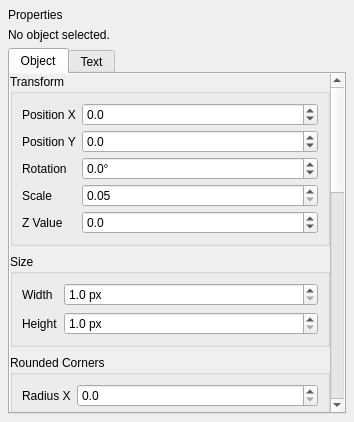
<?xml version="1.0" encoding="UTF-8"?>
<ui version="4.0">
 <class>PropertiesPanelForm</class>
 <widget class="QWidget" name="PropertiesPanelForm">
  <property name="windowTitle">
   <string>Properties</string>
  </property>
  <layout class="QVBoxLayout" name="mainLayout">
   <property name="spacing">
    <number>6</number>
   </property>
   <property name="leftMargin">
    <number>8</number>
   </property>
   <property name="topMargin">
    <number>8</number>
   </property>
   <property name="rightMargin">
    <number>8</number>
   </property>
   <property name="bottomMargin">
    <number>8</number>
   </property>
   <item>
    <widget class="QLabel" name="titleLabel">
     <property name="text">
      <string>Properties</string>
     </property>
     <property name="alignment">
      <set>Qt::AlignLeft|Qt::AlignVCenter</set>
     </property>
    </widget>
   </item>
   <item>
    <widget class="QLabel" name="infoLabel">
     <property name="text">
      <string>No object selected.</string>
     </property>
     <property name="alignment">
      <set>Qt::AlignLeading|Qt::AlignLeft|Qt::AlignTop</set>
     </property>
     <property name="wordWrap">
      <bool>true</bool>
     </property>
    </widget>
   </item>
   <item>
    <widget class="QTabWidget" name="tabWidget">
     <property name="currentIndex">
      <number>0</number>
     </property>
     <widget class="QWidget" name="objectTab">
      <attribute name="title">
       <string>Object</string>
      </attribute>
      <layout class="QVBoxLayout" name="objectTabLayout">
       <property name="spacing">
        <number>0</number>
       </property>
       <property name="leftMargin">
        <number>0</number>
       </property>
       <property name="topMargin">
        <number>0</number>
       </property>
       <property name="rightMargin">
        <number>0</number>
       </property>
       <property name="bottomMargin">
        <number>0</number>
       </property>
       <item>
        <widget class="QScrollArea" name="objectScrollArea">
         <property name="frameShape">
          <enum>QFrame::NoFrame</enum>
         </property>
         <property name="widgetResizable">
          <bool>true</bool>
         </property>
         <widget class="QWidget" name="objectScrollContents">
          <property name="geometry">
           <rect>
            <x>0</x>
            <y>0</y>
            <width>248</width>
            <height>400</height>
           </rect>
          </property>
          <layout class="QVBoxLayout" name="objectScrollLayout">
           <property name="spacing">
            <number>8</number>
           </property>
           <property name="leftMargin">
            <number>0</number>
           </property>
           <property name="topMargin">
            <number>0</number>
           </property>
           <property name="rightMargin">
            <number>0</number>
           </property>
           <property name="bottomMargin">
            <number>0</number>
           </property>
           <item>
            <widget class="QGroupBox" name="groupTransform">
             <property name="title">
              <string>Transform</string>
             </property>
             <layout class="QFormLayout" name="formTransform">
              <property name="horizontalSpacing">
               <number>6</number>
              </property>
              <property name="verticalSpacing">
               <number>4</number>
              </property>
              <item row="0" column="0">
               <widget class="QLabel" name="labelPosX">
                <property name="text">
                 <string>Position X</string>
                </property>
               </widget>
              </item>
              <item row="0" column="1">
               <widget class="QDoubleSpinBox" name="spinPosX">
                <property name="decimals">
                 <number>1</number>
                </property>
                <property name="minimum">
                 <double>-5000.000000000000000</double>
                </property>
                <property name="maximum">
                 <double>5000.000000000000000</double>
                </property>
                <property name="singleStep">
                 <double>1.000000000000000</double>
                </property>
               </widget>
              </item>
              <item row="1" column="0">
               <widget class="QLabel" name="labelPosY">
                <property name="text">
                 <string>Position Y</string>
                </property>
               </widget>
              </item>
              <item row="1" column="1">
               <widget class="QDoubleSpinBox" name="spinPosY">
                <property name="decimals">
                 <number>1</number>
                </property>
                <property name="minimum">
                 <double>-5000.000000000000000</double>
                </property>
                <property name="maximum">
                 <double>5000.000000000000000</double>
                </property>
                <property name="singleStep">
                 <double>1.000000000000000</double>
                </property>
               </widget>
              </item>
              <item row="2" column="0">
               <widget class="QLabel" name="labelRotation">
                <property name="text">
                 <string>Rotation</string>
                </property>
               </widget>
              </item>
              <item row="2" column="1">
               <widget class="QDoubleSpinBox" name="spinRotation">
                <property name="suffix">
                 <string>°</string>
                </property>
                <property name="decimals">
                 <number>1</number>
                </property>
                <property name="minimum">
                 <double>-720.000000000000000</double>
                </property>
                <property name="maximum">
                 <double>720.000000000000000</double>
                </property>
                <property name="singleStep">
                 <double>1.000000000000000</double>
                </property>
               </widget>
              </item>
              <item row="3" column="0">
               <widget class="QLabel" name="labelScale">
                <property name="text">
                 <string>Scale</string>
                </property>
               </widget>
              </item>
              <item row="3" column="1">
               <widget class="QDoubleSpinBox" name="spinScale">
                <property name="decimals">
                 <number>2</number>
                </property>
                <property name="minimum">
                 <double>0.050000000000000</double>
                </property>
                <property name="maximum">
                 <double>20.000000000000000</double>
                </property>
                <property name="singleStep">
                 <double>0.050000000000000</double>
                </property>
               </widget>
              </item>
              <item row="4" column="0">
               <widget class="QLabel" name="labelZValue">
                <property name="text">
                 <string>Z Value</string>
                </property>
               </widget>
              </item>
              <item row="4" column="1">
               <widget class="QDoubleSpinBox" name="spinZValue">
                <property name="decimals">
                 <number>1</number>
                </property>
                <property name="minimum">
                 <double>-1000.000000000000000</double>
                </property>
                <property name="maximum">
                 <double>1000.000000000000000</double>
                </property>
                <property name="singleStep">
                 <double>0.500000000000000</double>
                </property>
               </widget>
              </item>
             </layout>
            </widget>
           </item>
           <item>
            <widget class="QGroupBox" name="groupSize">
             <property name="title">
              <string>Size</string>
             </property>
             <layout class="QFormLayout" name="formSize">
              <item row="0" column="0">
               <widget class="QLabel" name="labelWidth">
                <property name="text">
                 <string>Width</string>
                </property>
               </widget>
              </item>
              <item row="0" column="1">
               <widget class="QDoubleSpinBox" name="spinWidth">
                <property name="suffix">
                 <string> px</string>
                </property>
                <property name="decimals">
                 <number>1</number>
                </property>
                <property name="minimum">
                 <double>1.000000000000000</double>
                </property>
                <property name="maximum">
                 <double>5000.000000000000000</double>
                </property>
                <property name="singleStep">
                 <double>1.000000000000000</double>
                </property>
               </widget>
              </item>
              <item row="1" column="0">
               <widget class="QLabel" name="labelHeight">
                <property name="text">
                 <string>Height</string>
                </property>
               </widget>
              </item>
              <item row="1" column="1">
               <widget class="QDoubleSpinBox" name="spinHeight">
                <property name="suffix">
                 <string> px</string>
                </property>
                <property name="decimals">
                 <number>1</number>
                </property>
                <property name="minimum">
                 <double>1.000000000000000</double>
                </property>
                <property name="maximum">
                 <double>5000.000000000000000</double>
                </property>
                <property name="singleStep">
                 <double>1.000000000000000</double>
                </property>
               </widget>
              </item>
             </layout>
            </widget>
           </item>
           <item>
            <widget class="QGroupBox" name="groupRoundedCorners">
             <property name="title">
              <string>Rounded Corners</string>
             </property>
             <layout class="QFormLayout" name="formRoundedCorners">
              <item row="0" column="0">
               <widget class="QLabel" name="labelRadiusX">
                <property name="text">
                 <string>Radius X</string>
                </property>
               </widget>
              </item>
              <item row="0" column="1">
               <widget class="QDoubleSpinBox" name="spinRadiusX">
                <property name="decimals">
                 <number>1</number>
                </property>
                <property name="minimum">
                 <double>0.000000000000000</double>
                </property>
                <property name="maximum">
                 <double>200.000000000000000</double>
                </property>
                <property name="singleStep">
                 <double>1.000000000000000</double>
                </property>
               </widget>
              </item>
              <item row="1" column="0">
               <widget class="QLabel" name="labelRadiusY">
                <property name="text">
                 <string>Radius Y</string>
                </property>
               </widget>
              </item>
              <item row="1" column="1">
               <widget class="QDoubleSpinBox" name="spinRadiusY">
                <property name="decimals">
                 <number>1</number>
                </property>
                <property name="minimum">
                 <double>0.000000000000000</double>
                </property>
                <property name="maximum">
                 <double>200.000000000000000</double>
                </property>
                <property name="singleStep">
                 <double>1.000000000000000</double>
                </property>
               </widget>
              </item>
             </layout>
            </widget>
           </item>
           <item>
            <widget class="QGroupBox" name="groupSections">
             <property name="title">
              <string>Sections</string>
             </property>
             <layout class="QFormLayout" name="formSections">
              <item row="0" column="0">
               <widget class="QLabel" name="labelTopFill">
                <property name="text">
                 <string>Top Fill</string>
                </property>
               </widget>
              </item>
              <item row="0" column="1">
               <widget class="ColorButton" name="colorTopFill"/>
              </item>
              <item row="1" column="0">
               <widget class="QLabel" name="labelBottomFill">
                <property name="text">
                 <string>Bottom Fill</string>
                </property>
               </widget>
              </item>
              <item row="1" column="1">
               <widget class="ColorButton" name="colorBottomFill"/>
              </item>
              <item row="2" column="0">
               <widget class="QLabel" name="labelDivider">
                <property name="text">
                 <string>Divider Ratio</string>
                </property>
               </widget>
              </item>
              <item row="2" column="1">
               <widget class="QDoubleSpinBox" name="spinDividerRatio">
                <property name="decimals">
                 <number>2</number>
                </property>
                <property name="minimum">
                 <double>0.050000000000000</double>
                </property>
                <property name="maximum">
                 <double>0.950000000000000</double>
                </property>
                <property name="singleStep">
                 <double>0.010000000000000</double>
                </property>
               </widget>
              </item>
             </layout>
            </widget>
           </item>
           <item>
            <widget class="QGroupBox" name="groupStroke">
             <property name="title">
              <string>Stroke</string>
             </property>
             <layout class="QFormLayout" name="formStroke">
              <item row="0" column="0">
               <widget class="QLabel" name="labelStrokeColor">
                <property name="text">
                 <string>Stroke Color</string>
                </property>
               </widget>
              </item>
              <item row="0" column="1">
               <widget class="ColorButton" name="colorStroke"/>
              </item>
              <item row="1" column="0">
               <widget class="QLabel" name="labelStrokeWidth">
                <property name="text">
                 <string>Stroke Width</string>
                </property>
               </widget>
              </item>
              <item row="1" column="1">
               <widget class="QDoubleSpinBox" name="spinStrokeWidth">
                <property name="suffix">
                 <string> px</string>
                </property>
                <property name="decimals">
                 <number>2</number>
                </property>
                <property name="minimum">
                 <double>0.100000000000000</double>
                </property>
                <property name="maximum">
                 <double>64.000000000000000</double>
                </property>
                <property name="singleStep">
                 <double>0.100000000000000</double>
                </property>
               </widget>
              </item>
             </layout>
            </widget>
           </item>
           <item>
            <widget class="QGroupBox" name="groupFill">
             <property name="title">
              <string>Fill</string>
             </property>
             <layout class="QFormLayout" name="formFill">
              <item row="0" column="0">
               <widget class="QLabel" name="labelFillColor">
                <property name="text">
                 <string>Fill Color</string>
                </property>
               </widget>
              </item>
              <item row="0" column="1">
               <widget class="ColorButton" name="colorFill"/>
              </item>
             </layout>
            </widget>
           </item>
           <item>
            <widget class="QGroupBox" name="groupArrowShape">
             <property name="title">
              <string>Arrow Shape</string>
             </property>
             <layout class="QFormLayout" name="formArrowShape">
              <item row="0" column="0">
               <widget class="QLabel" name="labelHeadRatio">
                <property name="text">
                 <string>Head Ratio</string>
                </property>
               </widget>
              </item>
              <item row="0" column="1">
               <widget class="QDoubleSpinBox" name="spinHeadRatio">
                <property name="decimals">
                 <number>3</number>
                </property>
                <property name="minimum">
                 <double>0.050000000000000</double>
                </property>
                <property name="maximum">
                 <double>0.800000000000000</double>
                </property>
                <property name="singleStep">
                 <double>0.010000000000000</double>
                </property>
               </widget>
              </item>
              <item row="1" column="0">
               <widget class="QLabel" name="labelShaftRatio">
                <property name="text">
                 <string>Shaft Ratio</string>
                </property>
               </widget>
              </item>
              <item row="1" column="1">
               <widget class="QDoubleSpinBox" name="spinShaftRatio">
                <property name="decimals">
                 <number>3</number>
                </property>
                <property name="minimum">
                 <double>0.100000000000000</double>
                </property>
                <property name="maximum">
                 <double>0.900000000000000</double>
                </property>
                <property name="singleStep">
                 <double>0.010000000000000</double>
                </property>
               </widget>
              </item>
             </layout>
            </widget>
           </item>
           <item>
            <widget class="QGroupBox" name="groupBracket">
             <property name="title">
              <string>Bracket</string>
             </property>
             <layout class="QFormLayout" name="formBracket">
              <item row="0" column="0">
               <widget class="QLabel" name="labelHookDepth">
                <property name="text">
                 <string>Hook Depth</string>
                </property>
               </widget>
              </item>
              <item row="0" column="1">
               <widget class="QDoubleSpinBox" name="spinHookDepth">
                <property name="decimals">
                 <number>3</number>
                </property>
                <property name="minimum">
                 <double>0.080000000000000</double>
                </property>
                <property name="maximum">
                 <double>0.450000000000000</double>
                </property>
                <property name="singleStep">
                 <double>0.010000000000000</double>
                </property>
               </widget>
              </item>
             </layout>
            </widget>
           </item>
           <item>
            <widget class="QGroupBox" name="groupLineArrows">
             <property name="title">
              <string>Arrows</string>
             </property>
             <layout class="QFormLayout" name="formLineArrows">
              <item row="0" column="1">
               <widget class="QCheckBox" name="checkArrowStart">
                <property name="text">
                 <string>Arrow at Start</string>
                </property>
               </widget>
              </item>
              <item row="1" column="1">
               <widget class="QCheckBox" name="checkArrowEnd">
                <property name="text">
                 <string>Arrow at End</string>
                </property>
               </widget>
              </item>
              <item row="2" column="0">
               <widget class="QLabel" name="labelArrowLength">
                <property name="text">
                 <string>Arrow Length</string>
                </property>
               </widget>
              </item>
              <item row="2" column="1">
               <widget class="QDoubleSpinBox" name="spinArrowLength">
                <property name="suffix">
                 <string> px</string>
                </property>
                <property name="decimals">
                 <number>1</number>
                </property>
                <property name="minimum">
                 <double>1.000000000000000</double>
                </property>
                <property name="maximum">
                 <double>200.000000000000000</double>
                </property>
                <property name="singleStep">
                 <double>1.000000000000000</double>
                </property>
               </widget>
              </item>
              <item row="3" column="0">
               <widget class="QLabel" name="labelArrowWidth">
                <property name="text">
                 <string>Arrow Width</string>
                </property>
               </widget>
              </item>
              <item row="3" column="1">
               <widget class="QDoubleSpinBox" name="spinArrowWidth">
                <property name="suffix">
                 <string> px</string>
                </property>
                <property name="decimals">
                 <number>1</number>
                </property>
                <property name="minimum">
                 <double>1.000000000000000</double>
                </property>
                <property name="maximum">
                 <double>200.000000000000000</double>
                </property>
                <property name="singleStep">
                 <double>1.000000000000000</double>
                </property>
               </widget>
              </item>
             </layout>
            </widget>
           </item>
           <item>
            <spacer name="objectSpacer">
             <property name="orientation">
              <enum>Qt::Vertical</enum>
             </property>
             <property name="sizeHint" stdset="0">
              <size>
               <width>20</width>
               <height>20</height>
              </size>
             </property>
            </spacer>
           </item>
          </layout>
         </widget>
        </widget>
       </item>
      </layout>
     </widget>
     <widget class="QWidget" name="textTab">
      <attribute name="title">
       <string>Text</string>
      </attribute>
      <layout class="QVBoxLayout" name="textTabLayout">
       <property name="spacing">
        <number>0</number>
       </property>
       <property name="leftMargin">
        <number>0</number>
       </property>
       <property name="topMargin">
        <number>0</number>
       </property>
       <property name="rightMargin">
        <number>0</number>
       </property>
       <property name="bottomMargin">
        <number>0</number>
       </property>
       <item>
        <widget class="QScrollArea" name="textScrollArea">
         <property name="frameShape">
          <enum>QFrame::NoFrame</enum>
         </property>
         <property name="widgetResizable">
          <bool>true</bool>
         </property>
         <widget class="QWidget" name="textScrollContents">
          <property name="geometry">
           <rect>
            <x>0</x>
            <y>0</y>
            <width>248</width>
            <height>400</height>
           </rect>
          </property>
          <layout class="QVBoxLayout" name="textScrollLayout">
           <property name="spacing">
            <number>8</number>
           </property>
           <property name="leftMargin">
            <number>0</number>
           </property>
           <property name="topMargin">
            <number>0</number>
           </property>
           <property name="rightMargin">
            <number>0</number>
           </property>
           <property name="bottomMargin">
            <number>0</number>
           </property>
           <item>
            <widget class="QGroupBox" name="groupLabel">
             <property name="title">
              <string>Label</string>
             </property>
             <layout class="QFormLayout" name="formLabel">
              <item row="0" column="0">
               <widget class="QLabel" name="labelLabelText">
                <property name="text">
                 <string>Text</string>
                </property>
               </widget>
              </item>
              <item row="0" column="1">
               <widget class="QLineEdit" name="lineLabelText"/>
              </item>
              <item row="1" column="0">
               <widget class="QLabel" name="labelLabelFont">
                <property name="text">
                 <string>Font Family</string>
                </property>
               </widget>
              </item>
              <item row="1" column="1">
               <widget class="QFontComboBox" name="comboLabelFont"/>
              </item>
              <item row="2" column="0">
               <widget class="QLabel" name="labelLabelFontSize">
                <property name="text">
                 <string>Font Size</string>
                </property>
               </widget>
              </item>
              <item row="2" column="1">
               <widget class="QDoubleSpinBox" name="spinLabelFontSize">
                <property name="suffix">
                 <string> px</string>
                </property>
                <property name="decimals">
                 <number>0</number>
                </property>
                <property name="minimum">
                 <double>6.000000000000000</double>
                </property>
                <property name="maximum">
                 <double>200.000000000000000</double>
                </property>
                <property name="singleStep">
                 <double>1.000000000000000</double>
                </property>
               </widget>
              </item>
              <item row="3" column="0">
               <widget class="QLabel" name="labelLabelColor">
                <property name="text">
                 <string>Font Color</string>
                </property>
               </widget>
              </item>
              <item row="3" column="1">
               <widget class="QWidget" name="widgetLabelColor">
                <layout class="QHBoxLayout" name="layoutLabelColor">
                 <property name="spacing">
                  <number>6</number>
                 </property>
                 <property name="leftMargin">
                  <number>0</number>
                 </property>
                 <property name="topMargin">
                  <number>0</number>
                 </property>
                 <property name="rightMargin">
                  <number>0</number>
                 </property>
                 <property name="bottomMargin">
                  <number>0</number>
                 </property>
                 <item>
                  <widget class="ColorButton" name="colorLabelFont"/>
                 </item>
                 <item>
                  <widget class="QToolButton" name="buttonLabelColorDefault">
                   <property name="text">
                    <string>Default</string>
                   </property>
                  </widget>
                 </item>
                </layout>
               </widget>
              </item>
              <item row="4" column="0">
               <widget class="QLabel" name="labelLabelHorizontal">
                <property name="text">
                 <string>Horizontal</string>
                </property>
               </widget>
              </item>
              <item row="4" column="1">
               <widget class="QComboBox" name="comboLabelHorizontal"/>
              </item>
              <item row="5" column="0">
               <widget class="QLabel" name="labelLabelVertical">
                <property name="text">
                 <string>Vertical</string>
                </property>
               </widget>
              </item>
              <item row="5" column="1">
               <widget class="QComboBox" name="comboLabelVertical"/>
              </item>
             </layout>
            </widget>
           </item>
           <item>
            <widget class="QGroupBox" name="groupTextContent">
             <property name="title">
              <string>Text</string>
             </property>
             <layout class="QVBoxLayout" name="layoutTextContent">
              <property name="spacing">
               <number>4</number>
              </property>
              <property name="leftMargin">
               <number>6</number>
              </property>
              <property name="topMargin">
               <number>6</number>
              </property>
              <property name="rightMargin">
               <number>6</number>
              </property>
              <property name="bottomMargin">
               <number>6</number>
              </property>
              <item>
               <widget class="PlainTextEditor" name="plainTextContent">
                <property name="minimumHeight">
                 <number>140</number>
                </property>
               </widget>
              </item>
             </layout>
            </widget>
           </item>
           <item>
            <widget class="QGroupBox" name="groupTextFormat">
             <property name="title">
              <string>Format</string>
             </property>
             <layout class="QFormLayout" name="formTextFormat">
              <item row="0" column="0">
               <widget class="QLabel" name="labelTextFont">
                <property name="text">
                 <string>Font Family</string>
                </property>
               </widget>
              </item>
              <item row="0" column="1">
               <widget class="QFontComboBox" name="comboTextFont"/>
              </item>
              <item row="1" column="0">
               <widget class="QLabel" name="labelTextFontSize">
                <property name="text">
                 <string>Font Size</string>
                </property>
               </widget>
              </item>
              <item row="1" column="1">
               <widget class="QDoubleSpinBox" name="spinTextFontSize">
                <property name="suffix">
                 <string> pt</string>
                </property>
                <property name="decimals">
                 <number>1</number>
                </property>
                <property name="minimum">
                 <double>4.000000000000000</double>
                </property>
                <property name="maximum">
                 <double>400.000000000000000</double>
                </property>
                <property name="singleStep">
                 <double>0.500000000000000</double>
                </property>
               </widget>
              </item>
              <item row="2" column="0">
               <widget class="QLabel" name="labelTextColor">
                <property name="text">
                 <string>Font Color</string>
                </property>
               </widget>
              </item>
              <item row="2" column="1">
               <widget class="ColorButton" name="colorTextFont"/>
              </item>
              <item row="3" column="0">
               <widget class="QLabel" name="labelTextPadding">
                <property name="text">
                 <string>Padding</string>
                </property>
               </widget>
              </item>
              <item row="3" column="1">
               <widget class="QDoubleSpinBox" name="spinTextPadding">
                <property name="suffix">
                 <string> px</string>
                </property>
                <property name="decimals">
                 <number>1</number>
                </property>
                <property name="minimum">
                 <double>0.000000000000000</double>
                </property>
                <property name="maximum">
                 <double>200.000000000000000</double>
                </property>
                <property name="singleStep">
                 <double>1.000000000000000</double>
                </property>
               </widget>
              </item>
              <item row="4" column="0">
               <widget class="QLabel" name="labelTextHorizontal">
                <property name="text">
                 <string>Horizontal</string>
                </property>
               </widget>
              </item>
              <item row="4" column="1">
               <widget class="QComboBox" name="comboTextHorizontal"/>
              </item>
              <item row="5" column="0">
               <widget class="QLabel" name="labelTextVertical">
                <property name="text">
                 <string>Vertical</string>
                </property>
               </widget>
              </item>
              <item row="5" column="1">
               <widget class="QComboBox" name="comboTextVertical"/>
              </item>
              <item row="6" column="0">
               <widget class="QLabel" name="labelTextDirection">
                <property name="text">
                 <string>Text Direction</string>
                </property>
               </widget>
              </item>
              <item row="6" column="1">
               <widget class="QComboBox" name="comboTextDirection"/>
              </item>
             </layout>
            </widget>
           </item>
           <item>
            <spacer name="textSpacer">
             <property name="orientation">
              <enum>Qt::Vertical</enum>
             </property>
             <property name="sizeHint" stdset="0">
              <size>
               <width>20</width>
               <height>20</height>
              </size>
             </property>
            </spacer>
           </item>
          </layout>
         </widget>
        </widget>
       </item>
      </layout>
     </widget>
    </widget>
   </item>
  </layout>
 </widget>
 <customwidgets>
  <customwidget>
   <class>ColorButton</class>
   <extends>QToolButton</extends>
   <header>properties_panel</header>
  </customwidget>
  <customwidget>
   <class>PlainTextEditor</class>
   <extends>QPlainTextEdit</extends>
   <header>properties_panel</header>
  </customwidget>
 </customwidgets>
 <resources/>
 <connections/>
</ui>
